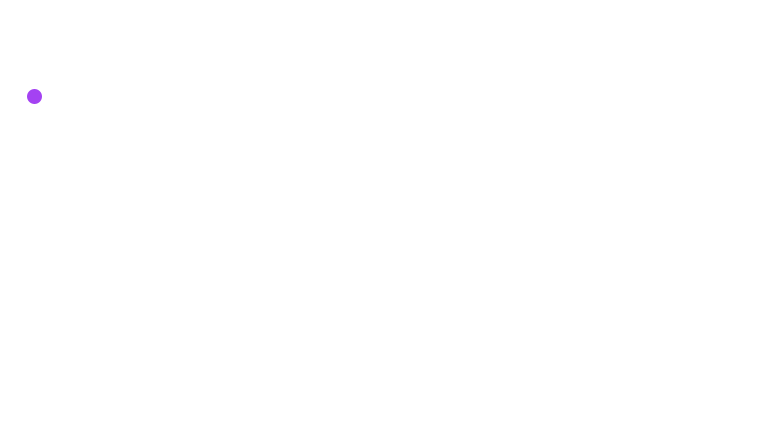
Frame 1 (no input)
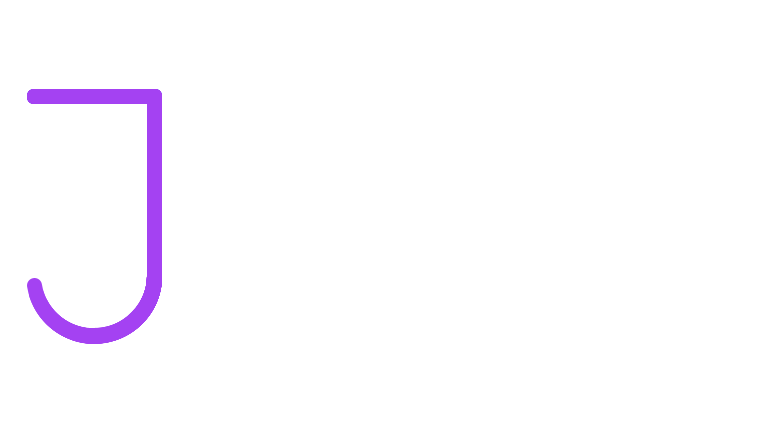
Frame 60 (the mouse pressed at the canvas centre just before this capture)
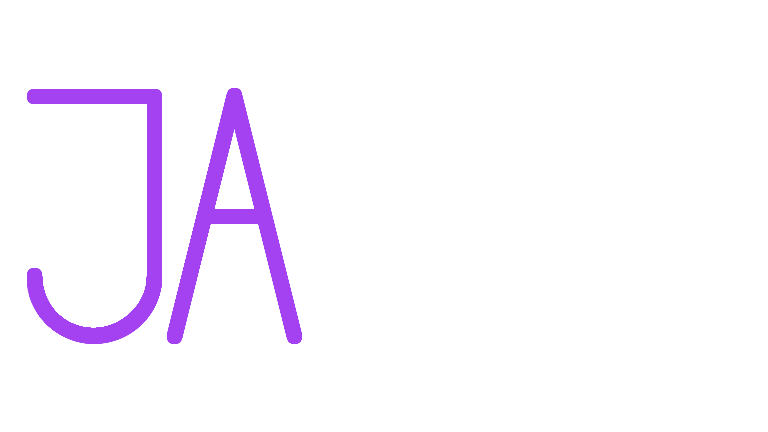
Frame 120 (the mouse held since frame 60 and released just before this capture)

The Processing sketch that drew these frames (run headless with seeded random() and noise(); from frame 60 on, the mouse is pressed at the canvas centre):

// Processing sketch: Fundamentals
// ── Fundamentals.pde
float anim = 0;
float [] anims;
int strokes = 0;

void setup() {
	size(768,432);
	strokeWeight(15);
	noFill();
  background(255);
	reset();	
}

void draw() {
	J(34, 96, 120, 240);
	A(174, 96, 120, 240);
	C(363, 96, 120, 240);
	O(445, 96, 120, 240);
	B(600, 96, 120, 240);

  animation();
}

// tlX - topLeftX, tlY - topLeftY
void J(int tlX, int tlY, int charWidth, int charHeight) {
	line(tlX,tlY, tlX+charWidth*anims[0], tlY);
	if (strokes >= 1) line(tlX+charWidth, tlY, tlX+charWidth, tlY+charHeight*0.75*anims[1]);
	if (strokes >= 2) arc(tlX+charWidth/2, tlY+charHeight*0.75, charWidth, charHeight/2, 0, PI*anims[2], OPEN);
}

void A(int tlX, int tlY, int charWidth, int charHeight) {
	if (strokes >= 3) line(tlX, tlY+charHeight, tlX+(charWidth/2)*anims[3], tlY+charHeight-charHeight*anims[3]);
	if (strokes >= 4) line(tlX+charWidth/2, tlY, tlX+charWidth/2+(charWidth/2)*anims[4], tlY+charHeight*anims[4]);

	float delta = charHeight/(charWidth/2);
	float x = (charHeight/2)/delta;

	if (strokes >= 5) line(tlX+x, tlY+charHeight/2, tlX+x+(charWidth/2)*anims[5], tlY+charHeight/2);
}

void C(int tlX, int tlY, int charWidth, int charHeight) {
	if (strokes >= 6) arc(tlX+charWidth/2, tlY+charHeight/2, charWidth*2, charHeight, HALF_PI, (PI+HALF_PI)*anims[6], OPEN);
}

void O(int tlX, int tlY, int charWidth, int charHeight) {
	if (strokes >= 7) arc(tlX+charWidth/2, tlY+charHeight/2, charWidth, charHeight, PI+HALF_PI, (TWO_PI+PI+HALF_PI)*anims[7]);
}

void B(int tlX, int tlY, int charWidth, int charHeight) {
	if (strokes >= 8) line(tlX, tlY, tlX, tlY+charHeight*anims[8]);
	if (strokes >= 9) arc(tlX, tlY+charHeight*0.225, charWidth*1.5, charHeight*0.45, PI+HALF_PI, (TWO_PI+HALF_PI)*anims[9], OPEN);
	if (strokes >= 10) arc(tlX, tlY+charHeight*0.725, charWidth*2, charHeight*0.55, PI+HALF_PI, (TWO_PI+HALF_PI)*anims[10], OPEN);
}

// 0 < anim < 1
void animation() {
  anim += 0.05;
  if (strokes < 11) anims[strokes] = anim;
  if (anim >= 1 || strokes >= 11) {
    strokes++;
    anim = 0;
  }
  if (strokes == 100) reset();
}

void reset() {
 	strokes = 0;
  anims = new float[11];
  stroke(random(255), random(255), random(255));
}
